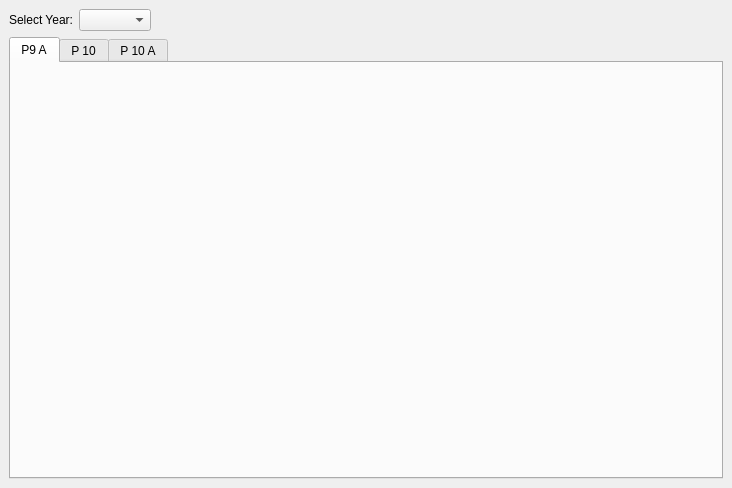
<?xml version="1.0" encoding="UTF-8"?>
<ui version="4.0">
 <class>AnnualReports</class>
 <widget class="QMainWindow" name="AnnualReports">
  <property name="geometry">
   <rect>
    <x>0</x>
    <y>0</y>
    <width>732</width>
    <height>488</height>
   </rect>
  </property>
  <property name="windowTitle">
   <string>KRA Reports</string>
  </property>
  <widget class="QWidget" name="centralwidget">
   <layout class="QVBoxLayout" name="verticalLayout">
    <item>
     <layout class="QHBoxLayout" name="horizontalLayout">
      <item>
       <widget class="QLabel" name="label">
        <property name="text">
         <string>Select Year:</string>
        </property>
       </widget>
      </item>
      <item>
       <widget class="QComboBox" name="comboBox"/>
      </item>
      <item>
       <spacer name="horizontalSpacer">
        <property name="orientation">
         <enum>Qt::Horizontal</enum>
        </property>
        <property name="sizeHint" stdset="0">
         <size>
          <width>40</width>
          <height>20</height>
         </size>
        </property>
       </spacer>
      </item>
     </layout>
    </item>
    <item>
     <widget class="QTabWidget" name="tabWidget">
      <property name="currentIndex">
       <number>0</number>
      </property>
      <widget class="QWidget" name="tab">
       <attribute name="title">
        <string>P9 A</string>
       </attribute>
      </widget>
      <widget class="QWidget" name="tab_2">
       <attribute name="title">
        <string>P 10</string>
       </attribute>
      </widget>
      <widget class="QWidget" name="tab_3">
       <attribute name="title">
        <string>P 10 A</string>
       </attribute>
      </widget>
     </widget>
    </item>
   </layout>
  </widget>
 </widget>
 <resources/>
 <connections/>
</ui>
